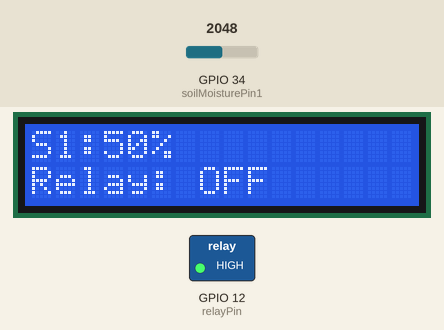
A program run on a simulated ESP32. Parts: 16×2 character LCD, switched loads named in the program (green lamp = pin HIGH). The test bench sets the inputs (shaded band); at power-on: GPIO 34 (soilMoisturePin1) = 2048. What the program prints to the serial monitor is not drawn.

Above: at 3.2 s.
3.3 s: GPIO 34 (soilMoisturePin1) set to 2854
At 4.7 s:
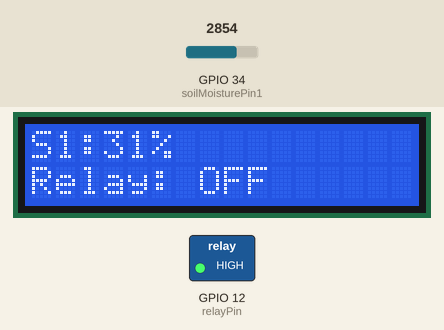
5.6 s: GPIO 34 (soilMoisturePin1) set to 2951
At 7.3 s:
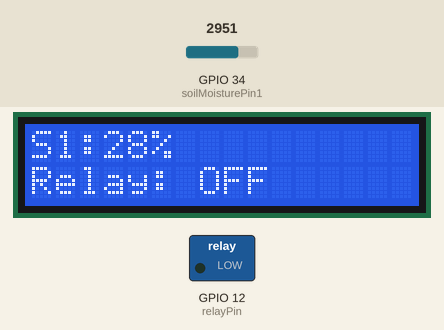
7.6 s: GPIO 34 (soilMoisturePin1) set to 3698
At 9.0 s:
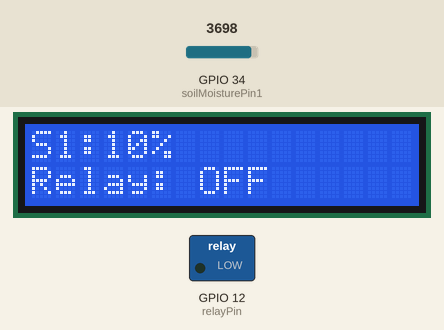
9.7 s: GPIO 34 (soilMoisturePin1) set to 3762
At 10.5 s:
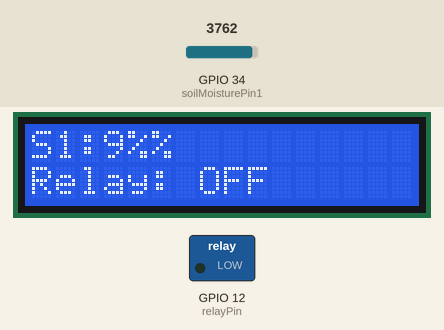
11.7 s: GPIO 34 (soilMoisturePin1) set to 2866
At 13.2 s:
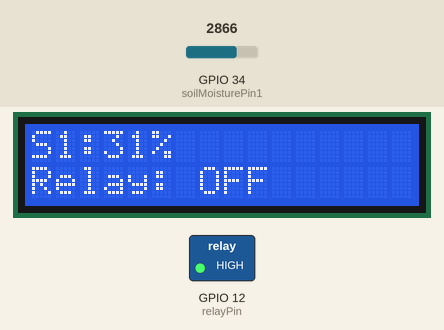
Timing chart, 0 to 14.7 s (numbered marks = the images above; inputs shaded):
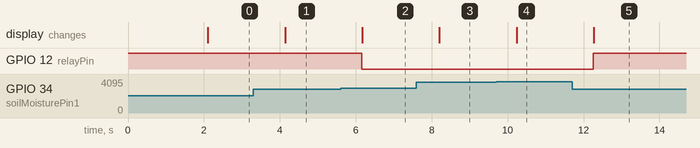

The program:

main.cpp
```cpp
#include <Arduino.h>
#include <Wire.h>
#include <LiquidCrystal_I2C.h>
#include <WiFi.h>
#include <WebServer.h>
#include <DHTesp.h>

// // put function declarations here:
// int myFunction(int, int);

// pinout
const int soilMoisturePin1 = 34;  // Pin untuk sensor kelembaban tanah 1
// const int soilMoisturePin2 = 35;  // Pin untuk sensor kelembaban tanah 2
// DHTesp dht; // Inisialisasi objek DHT
// const int dhtPin = 17; // Pin untuk sensor kelembaban udara DHT22
// TempAndHumidity dhtData; // Variabel untuk menyimpan data sensor DHT22
const int relayPin = 12;          // Pin untuk relay 1 channel
int stateRelay = HIGH; // Status awal relay (OFF)
LiquidCrystal_I2C lcd(0x27, 16, 2);
// threshold kelembaban dalam persen
const int moistureThreshold = 30;

// // kredensial wifi
// const char* ssid = "ssid";
// const char* password = "pass";
// WebServer server(80);

void setup() {
  // put your setup code here, to run once:
  // int result = myFunction(2, 3);
  // inisialisasi serial monitor
  Serial.begin(115200);
  // Set pin relay sebagai output
  pinMode(relayPin, OUTPUT);
  digitalWrite(relayPin, HIGH);
  stateRelay = digitalRead(relayPin);
  // // setup sensor DHT22
  // dht.setup(dhtPin, DHTesp::DHT22);
  // dhtData = dht.getTempAndHumidity(); // Baca data awal dari DHT22
  // setup wifi
  // WiFi.begin(ssid, password);
  // Serial.println("koneksi ke wifi");
  // while (WiFi.status() != WL_CONNECTED) {
  //   delay(500);
  //   Serial.print(".");
  // }
  // server.on("/", []() {
  //   server.send(200, "text/plain", "test123");
  // });
  // serv
  // server.begin();

  // inisialisasi LCD
  lcd.init();
  lcd.backlight();
  lcd.setCursor(0, 0);
  lcd.print("soil moisture");
  lcd.setCursor(0, 1);
  lcd.print("sistem siap");
  delay(2000);
  lcd.clear();
}

void loop() {
  // put your main code here, to run repeatedly:
  // baca nilai analog dari sensor (0-4095 untuk ESP32)
  int sensorValue1 = analogRead(soilMoisturePin1);
  // int sensorValue2 = analogRead(soilMoisturePin2);
  // konversi ke persentase kelembaban
  // diasumsikan jika 0 = basah 100%, 4095 = kering 0%)
  // sesuaikan mapping berdasarkan kalibrasi sensor
  int moisturePercent1 = map(sensorValue1, 0, 4095, 100, 0);
  // int moisturePercent2 = map(sensorValue2, 0, 4095, 100, 0) + 10;
  // hitung rata kelembaban
  // int avgMoisture = (moisturePercent1 + moisturePercent2) / 2;
  // kontrol relay - relay menyala jika rata-rata kelembaban di bawah threshold
  // delay(dht.getMinimumSamplingPeriod()); // Tunggu sesuai dengan periode sampling minimum DHT22
  // dht.getTempAndHumidity(); // Update data DHT22

  if (moisturePercent1 < moistureThreshold) {
    digitalWrite(relayPin, LOW);  // Nyalakan relay untuk penyiraman
  } else {
    digitalWrite(relayPin, HIGH); // Matikan relay
  }
  // tampilan interface LCD untuk interaksi user
  lcd.setCursor(0, 0);
  lcd.print("S1:");
  lcd.print(moisturePercent1);
  lcd.print("%");
  // lcd.print(moisturePercent2);
  // lcd.print("%");
  lcd.setCursor(0, 1);
  lcd.print("Relay: ");
  if (stateRelay == LOW) {
    lcd.print("ON ");
  } else {
    lcd.print("OFF");
  }
  // tampilan untuk serial monitor untuk debugging
  Serial.print("Sensor1: ");
  Serial.print(moisturePercent1);
  // Serial.print("%, Sensor2: ");
  // Serial.print(moisturePercent2);
  // Serial.print("%, Avg: ");
  // Serial.print(avgMoisture);
  // Serial.println("Temp: "+String(dhtData.temperature, 2)+"'C Kelembaban: "+String(dhtData.humidity, 1)+"%");
  Serial.print("Relay: ");
  Serial.println(stateRelay == LOW ? "ON" : "OFF");
  // delay 1 detik
  delay(1000);
}

// // put function definitions here:
// int myFunction(int x, int y) {
//   return x + y;
// }
```

Measured:
- the behaviour switches between 2907 and 2908 on GPIO 34 (soilMoisturePin1) (found by bisection; images 1 and 2)
- the behaviour switches between 3726 and 3727 on GPIO 34 (soilMoisturePin1) (found by bisection; images 3 and 4)
- after the input at 3.3 s, the display: changes after 0.84 s (image 1)
- after the input at 5.6 s, GPIO 12 (relayPin): HIGH → LOW after 0.56 s; the display: changes after 0.57 s (image 2)
- after the input at 7.6 s, the display: changes after 0.61 s (image 3)
- after the input at 9.7 s, the display: changes after 0.54 s (image 4)
- after the input at 11.7 s, GPIO 12 (relayPin): LOW → HIGH after 0.55 s; the display: changes after 0.57 s (image 5)
